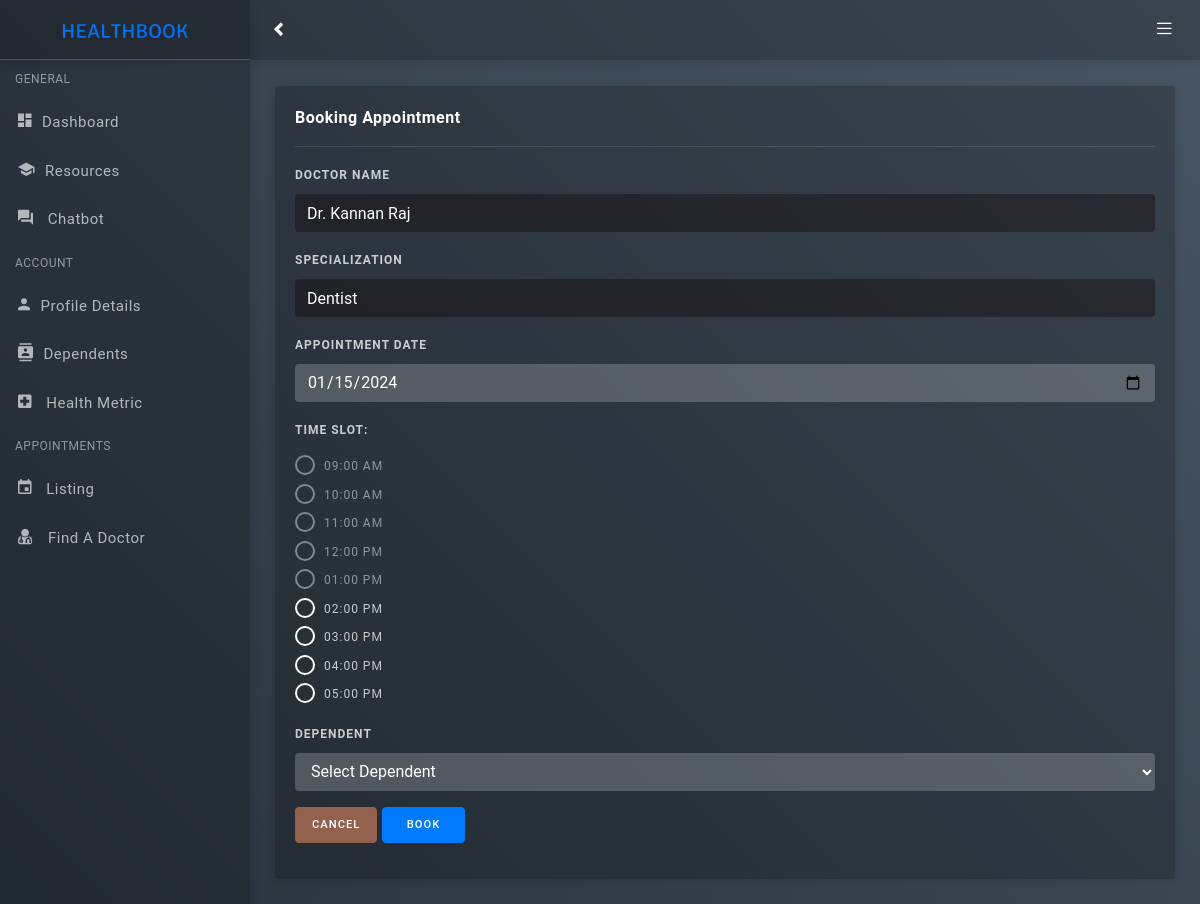
The page /patient/view-slot.php?id=1 (signed in) on the database as committed earlier.
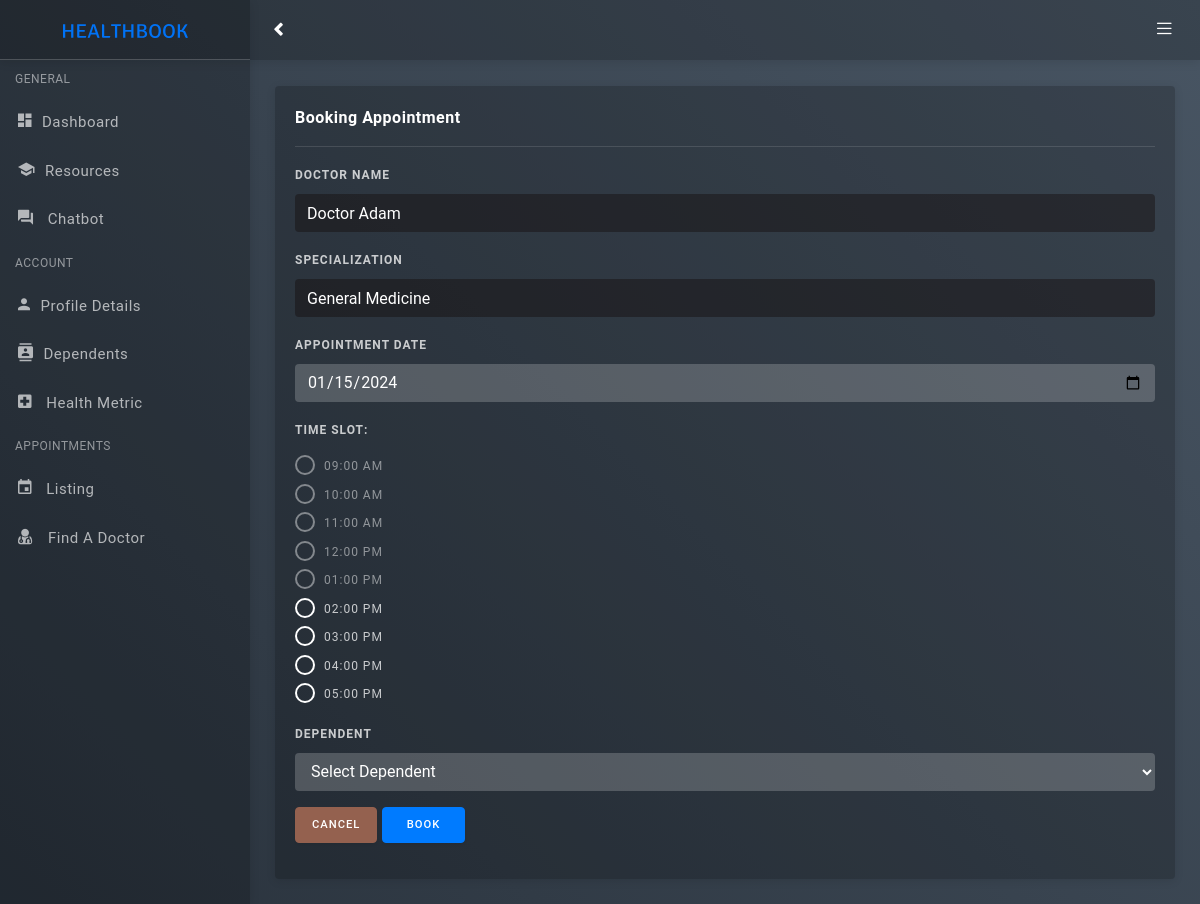
The same page on the database as committed later.
### tables this page shows
CREATE TABLE `doctor` (
  `id` bigint(20) NOT NULL,
  `doctorId` varchar(5) NOT NULL,
  `password` varchar(200) NOT NULL,
  `doctorName` varchar(255) NOT NULL,
  `doctorEmail` varchar(255) NOT NULL,
  `doctorPhone` varchar(15) NOT NULL,
  `specialization` int(11) NOT NULL
);

CREATE TABLE `specialization` (
  `id_specialization` int(11) NOT NULL,
  `name_specialization` varchar(255) NOT NULL
);

### patient/view-slot.php (the view, shortened to what this page needs)
<?php
require '../dbconnection.php';
if (isset($_SESSION['id'], $_SESSION['password'])) {
?>
  <!DOCTYPE html>
  <html lang="en">
  <?php include "head.php"; ?>
  <body class="bg-theme bg-theme9">
    <div id="wrapper">
      <?php
      include "sidebar.php";
      include "header.php";
      ?>
      <div class="content-wrapper">
        <div class="container-fluid">
          <?php
          $did = isset($_GET['id']) ? $_GET['id'] : die('Invalid doctor ID');
          $query = "SELECT a.*, b.name_specialization
          FROM doctor a
          JOIN specialization b
          ON a.specialization = b.id_specialization
          WHERE a.id = ?";
          $stmt = mysqli_prepare($con, $query);
          mysqli_stmt_bind_param($stmt, "i", $did);
          mysqli_stmt_execute($stmt);
          $result = mysqli_stmt_get_result($stmt);
          if ($result && $row = mysqli_fetch_assoc($result)) {
            extract($row);
            $appDate = (isset($_GET['appDate']) && $_GET['appDate'] !== null) ? $_GET['appDate'] : date('Y-m-d');
          ?>
            <div class="row mt-3">
              <div class="col-lg-12">
                <div class="card">
                  <div class="card-body">
                    <div class="card-title">Booking Appointment</div>
                    <hr>
                    <form action="<?php echo htmlspecialchars($_SERVER['PHP_SELF']); ?>" method="POST" onsubmit="return validateForm();">
                      <div class="form-group">
                        <label for="input-1">Doctor Name</label>
                        <input type="text" class="form-control" value="<?php echo $doctorName ?>" disabled>
                      </div>
                      <div class="form-group">
                        <label for="input-1">Specialization</label>
                        <input type="text" class="form-control" value="<?php echo $name_specialization ?>" disabled>
                      </div>
                      <div class="form-group">
                        <label for="input-1">Appointment Date</label>
                        <?php
                        $currentDateTime = new DateTime();
                        $currentDate = $currentDateTime->format("Y-m-d");
                        ?>
                        <input type="date" name="appDate" id="appDate" class="form-control" value="<?php echo $appDate; ?>" min="<?php echo $currentDate; ?>" required onchange="refreshPage()">
                      </div>
                      <div class="form-group" id="timeSlotsContainer">
                        <label for="input-1">Time Slot:</label>
                        <?php
                        $times = array("09:00:00", "10:00:00", "11:00:00", "12:00:00", "13:00:00", "14:00:00", "15:00:00", "16:00:00", "17:00:00");
                        foreach ($times as $time) {
                        ?>
                          <div class="icheck-material-white">
                            <label for="checkbox<?php echo $time; ?>"><?php echo date('h:i A', strtotime($time)); ?></label>
                          </div>
                        <?php
                        }
                        ?>
                      </div>
                      <div class="form-group">
                        <label for="input-1">Dependent</label>
                        <select class="form-control" id="dependentSelector" required>
                          <option value="" selected disabled>Select Dependent</option>
                        </select>
                      </div>
                      <div class="form-group">
                        <a href="doctors.php" class="btn btn-secondary px-3">Cancel</a>
                        <input type="submit" class="btn btn-primary px-4" name="save" value="Book" onclick="return confirmBooking()">
                      </div>
                    </form>
                  </div>
                </div>
              </div>
            <?php
          } else {
            die("Error with the query in the database");
          }
            ?>
            </div>
        </div>
      </div>
  </body>
  </html>
<?php
} else {
  header("location:../index.php");
  exit;
}
?>

Rows that differ between the two databases and show on the page:
changed doctor: doctorName "Dr. Kannan Raj" → "Doctor Adam"; specialization.name_specialization "Dentist" → "General Medicine"
